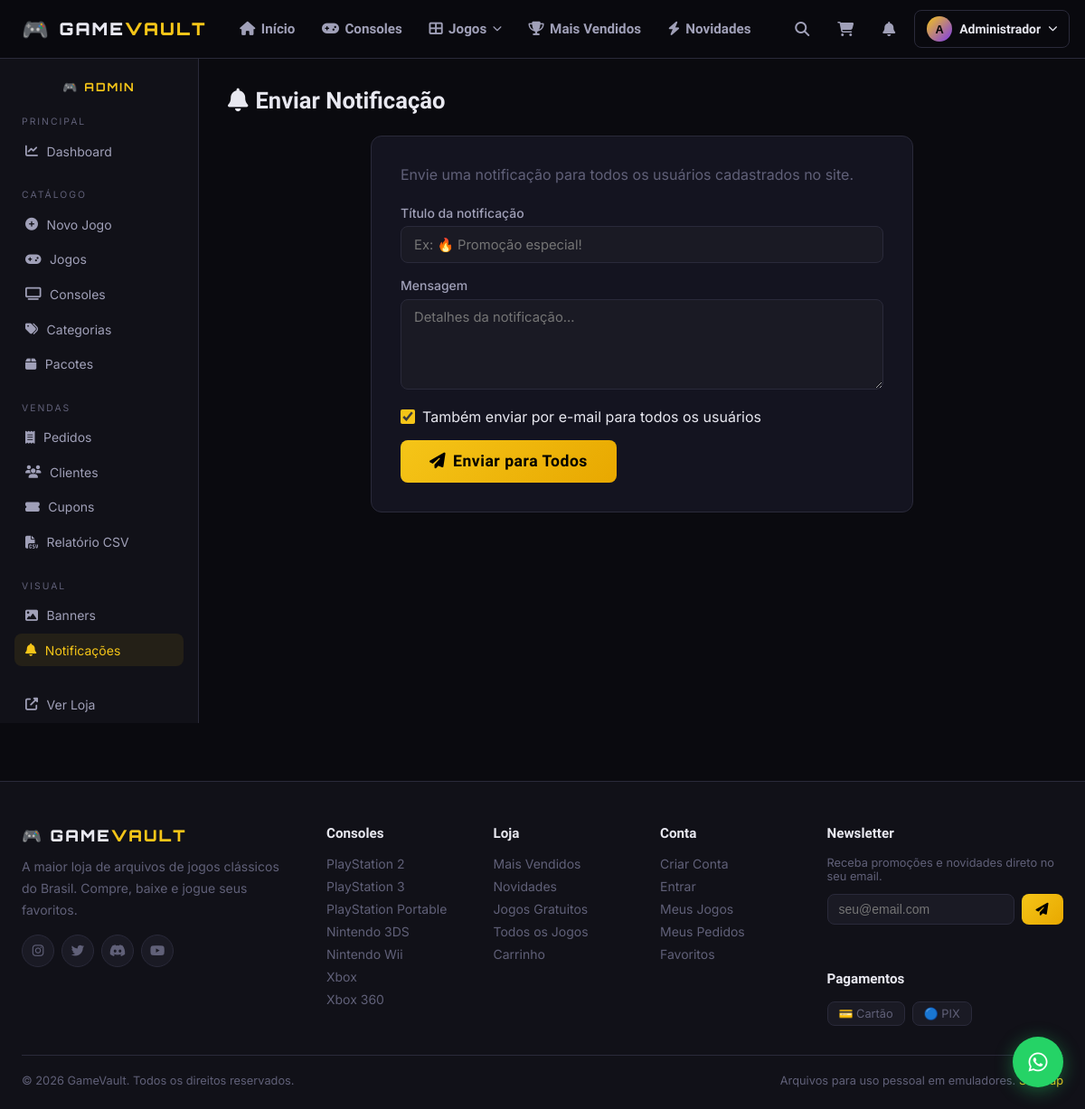
Page /admin/notificar (signed in) on the committed database.
### tables this page shows
CREATE TABLE users (
        id INTEGER PRIMARY KEY AUTOINCREMENT,
        name TEXT NOT NULL,
        email TEXT UNIQUE NOT NULL,
        password_hash TEXT NOT NULL,
        avatar TEXT DEFAULT '',
        is_admin INTEGER DEFAULT 0,
        points INTEGER DEFAULT 0,
        newsletter INTEGER DEFAULT 1,
        created_at TEXT DEFAULT (datetime('now')),
        last_login TEXT
    );

CREATE TABLE consoles (
        id INTEGER PRIMARY KEY AUTOINCREMENT,
        name TEXT UNIQUE NOT NULL,
        slug TEXT UNIQUE NOT NULL,
        banner TEXT DEFAULT '',
        icon TEXT DEFAULT '',
        sort_order INTEGER DEFAULT 0,
        active INTEGER DEFAULT 1
    );

### app.py (the view, shortened to what this page needs)
@app.route('/admin/notificar', methods=['GET','POST'])
@admin_required
def admin_notify():
    db = get_db()
    return render_template('admin/notify.html')

### app.py (called while the page is built)
def get_db():
    if 'db' not in g:
        g.db = sqlite3.connect(DB_PATH)
        g.db.row_factory = sqlite3.Row
        g.db.execute("PRAGMA journal_mode=WAL")
        g.db.execute("PRAGMA foreign_keys=ON")
    return g.db

def admin_required(f):
    @wraps(f)
    def decorated(*args, **kwargs):
        if 'user_id' not in session:
            return redirect(url_for('login'))
        db = get_db()
        user = db.execute("SELECT is_admin FROM users WHERE id=?", (session['user_id'],)).fetchone()
        if not user or not user['is_admin']:
            abort(403)
        return f(*args, **kwargs)
    return decorated

def current_user():
    if 'user_id' not in session:
        return None
    return get_db().execute("SELECT * FROM users WHERE id=?", (session['user_id'],)).fetchone()

@app.context_processor
def inject_globals():
    db = get_db()
    consoles = db.execute("SELECT * FROM consoles WHERE active=1 ORDER BY sort_order").fetchall()
    user = current_user()
    notif_count = 0
    cart = session.get('cart', [])
    if user:
        notif_count = db.execute(
            "SELECT COUNT(*) FROM notifications WHERE user_id=? AND read=0",
            (user['id'],)
        ).fetchone()[0]
    return dict(
        consoles=consoles,
        current_user=user,
        notif_count=notif_count,
        cart_count=len(cart),
        now=datetime.datetime.now()
    )

### templates/admin/notify.html (shortened to what this page needs)
{% extends "base.html" %}
{% block content %}
<div class="admin-layout">
  {% include "admin/sidebar.html" %}
  <div class="admin-content">
    <div class="admin-page-title"><i class="fas fa-bell"></i> Enviar Notificação</div>
    <div class="form-card" style="max-width:600px">
      <p style="color:var(--text3);margin-bottom:1.5rem">Envie uma notificação para todos os usuários cadastrados no site.</p>
      <form method="post">
        <div class="form-group">
          <label class="form-label">Título da notificação</label>
          <input type="text" name="title" class="form-input" required placeholder="Ex: 🔥 Promoção especial!">
        </div>
        <div class="form-group">
          <label class="form-label">Mensagem</label>
          <textarea name="message" class="form-textarea" required placeholder="Detalhes da notificação..." rows="4"></textarea>
        </div>
        <div class="form-group">
          <label class="form-check">
            <input type="checkbox" name="send_email" checked>
            <span>Também enviar por e-mail para todos os usuários</span>
          </label>
        </div>
        <button type="submit" class="btn btn-gold btn-lg">
          <i class="fas fa-paper-plane"></i> Enviar para Todos
        </button>
      </form>
    </div>
  </div>
</div>
{% endblock %}

### templates/base.html (shortened to what this page needs)
<!DOCTYPE html>
<html lang="pt-BR" data-theme="dark">
<head>
<link rel="stylesheet" href="https://cdnjs.cloudflare.com/ajax/libs/font-awesome/6.5.0/css/all.min.css">
<link rel="stylesheet" href="{{ url_for('static', filename='css/style.css') }}">
</head>
<body class="{% block body_class %}{% endblock %}">
<nav class="navbar" id="navbar">
  <div class="nav-container">
    <a href="{{ url_for('index') }}" class="nav-logo">
      <span class="logo-icon">🎮</span>
      <span class="logo-text">GAME<span class="logo-gold">VAULT</span></span>
    </a>
    <div class="nav-links" id="navLinks">
      <a href="{{ url_for('index') }}" class="nav-link {% if request.endpoint=='index' %}active{% endif %}">
        <i class="fas fa-home"></i> Início
      </a>
      <a href="{{ url_for('consoles_page') }}" class="nav-link {% if request.endpoint=='consoles_page' %}active{% endif %}">
        <i class="fas fa-gamepad"></i> Consoles
      </a>
      <div class="nav-dropdown">
        <span class="nav-link has-dropdown">
          <i class="fas fa-th-large"></i> Jogos <i class="fas fa-chevron-down tiny"></i>
        </span>
      </div>
      <a href="{{ url_for('bestsellers') }}" class="nav-link {% if request.endpoint=='bestsellers' %}active{% endif %}">
        <i class="fas fa-trophy"></i> Mais Vendidos
      </a>
      <a href="{{ url_for('novidades') }}" class="nav-link {% if request.endpoint=='novidades' %}active{% endif %}">
        <i class="fas fa-bolt"></i> Novidades
      </a>
    </div>
    <div class="nav-actions">
      <button class="nav-icon-btn" id="searchToggle" title="Buscar">
        <i class="fas fa-search"></i>
      </button>
      <a href="{{ url_for('cart') }}" class="nav-icon-btn cart-btn" title="Carrinho">
        <i class="fas fa-shopping-cart"></i>
      </a>
      {% if current_user %}
      <div class="nav-notif" id="notifDropdown">
        <button class="nav-icon-btn notif-btn" title="Notificações">
          <i class="fas fa-bell"></i>
        </button>
      </div>
      <div class="nav-user">
        <button class="nav-user-btn">
          {% if current_user.avatar %}
          <img src="{{ url_for('static', filename='uploads/avatars/'+current_user.avatar) }}" alt="Avatar" class="user-avatar-small">
          {% else %}
          <div class="user-initials">{{ current_user.name[0].upper() }}</div>
          {% endif %}
          <span class="user-name-short">{{ current_user.name.split()[0] }}</span>
          <i class="fas fa-chevron-down tiny"></i>
        </button>
      </div>
      {% else %}
      <a href="{{ url_for('login') }}" class="btn btn-outline btn-sm">Entrar</a>
      <a href="{{ url_for('register') }}" class="btn btn-gold btn-sm">Cadastrar</a>
      {% endif %}
      <button class="nav-icon-btn theme-toggle" id="themeToggle" title="Alternar tema">
      </button>
    </div>
  </div>
</nav>
<main id="main-content">
  {% block content %}{% endblock %}
</main>
<footer class="footer">
  <div class="footer-container">
    <div class="footer-grid">
      <div class="footer-brand">
        <div class="footer-logo">🎮 GAME<span>VAULT</span></div>
        <p>A maior loja de arquivos de jogos clássicos do Brasil. Compre, baixe e jogue seus favoritos.</p>
        <div class="footer-social">
          <a href="#" class="social-btn"><i class="fab fa-instagram"></i></a>
          <a href="#" class="social-btn"><i class="fab fa-twitter"></i></a>
          <a href="#" class="social-btn"><i class="fab fa-discord"></i></a>
          <a href="#" class="social-btn"><i class="fab fa-youtube"></i></a>
        </div>
      </div>
      <div class="footer-col">
        <h4>Consoles</h4>
        {% for console in consoles %}
        <a href="{{ url_for('console_page', slug=console.slug) }}">{{ console.name }}</a>
        {% endfor %}
      </div>
      <div class="footer-col">
        <h4>Loja</h4>
        <a href="{{ url_for('bestsellers') }}">Mais Vendidos</a>
        <a href="{{ url_for('novidades') }}">Novidades</a>
        <a href="{{ url_for('free_games') }}">Jogos Gratuitos</a>
        <a href="{{ url_for('all_games') }}">Todos os Jogos</a>
        <a href="{{ url_for('cart') }}">Carrinho</a>
      </div>
      <div class="footer-col">
        <h4>Conta</h4>
        <a href="{{ url_for('register') }}">Criar Conta</a>
        <a href="{{ url_for('login') }}">Entrar</a>
        <a href="{{ url_for('my_account') }}">Meus Jogos</a>
        <a href="{{ url_for('my_account') }}#orders">Meus Pedidos</a>
        <a href="{{ url_for('my_account') }}#wishlist">Favoritos</a>
      </div>
      <div class="footer-col">
        <h4>Newsletter</h4>
        <p class="footer-newsletter-text">Receba promoções e novidades direto no seu email.</p>
        <form class="footer-newsletter" id="footerNewsletter">
          <input type="email" placeholder="seu@email.com" required id="newsletterEmail">
          <button type="submit" class="btn btn-gold btn-sm">
            <i class="fas fa-paper-plane"></i>
          </button>
        </form>
        <div id="newsletterMsg" class="newsletter-msg"></div>
        <h4 style="margin-top:1.5rem">Pagamentos</h4>
        <div class="payment-icons">
          <span class="pay-icon">💳 Cartão</span>
          <span class="pay-icon">🔵 PIX</span>
        </div>
      </div>
    </div>
    <div class="footer-bottom">
      <p>© {{ now.year }} GameVault. Todos os direitos reservados.</p>
      <p>Arquivos para uso pessoal em emuladores. <a href="{{ url_for('sitemap') }}">Sitemap</a></p>
    </div>
  </div>
</footer>
<a href="https://wa.me/5500000000000?text=Olá!%20Preciso%20de%20ajuda%20no%20GameVault"
   class="whatsapp-float" target="_blank" title="Suporte via WhatsApp">
  <i class="fab fa-whatsapp"></i>
</a>
</body>
</html>

### rows in the picture
users: name "A", name "Administrador"
consoles: name "PlayStation 2"
consoles: name "PlayStation 3"
consoles: name "PlayStation Portable"
consoles: name "Nintendo 3DS"
consoles: name "Nintendo Wii"
consoles: name "Xbox"
consoles: name "Xbox 360"
